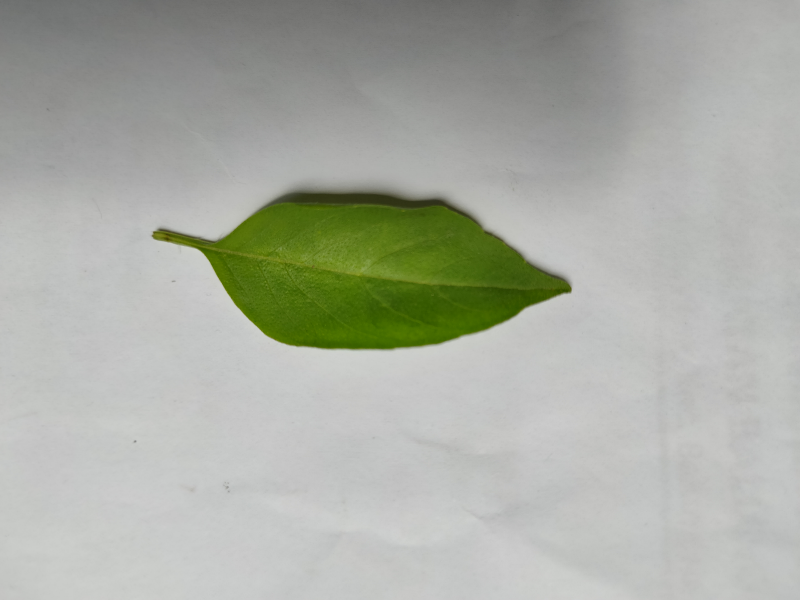
#> input picture Kemangi/1.jpg, 1600 x 1200 px (shown at 1/2 size); its folder holds only this picture in this run
$ python opencv.py
#> lines starting #> are read from the running program, lines starting #| are printed output that depends on the picture; after the words box and inside, x2 and y2 are one past the last pixel; in counts of white or black regions, pixels touching at a corner belong together
import cv2 as cv
# [48 lines of commented-out code are left out]
import glob
import numpy as np
imdir = 'dataset/Kemangi/'
ext = ['png','jpg','gif'] #add image formats
files = []
[files.extend(glob.glob(imdir + '*.'+e)) for e in ext]
images = [cv.imread(file) for file in files]
#> images = 1 item
#adjust contrast
i = 1
for img in images :
    im_kon = cv.addWeighted(img,1.5,np.zeros(img.shape,img.dtype),0,-100)
    im_name = "dataset/kemangi_kontras/" + str(i) + ".png"
    cv.imwrite(im_name, im_kon)
    i+=1
#> this loop made 1 pass
#> (im_name, i) on pass 1: ('dataset/kemangi_kontras/1.png', 2)
#> pass 1, `im_kon = cv.addWeighted(img,1.5,np.zeros(img.shape,img.dtype),0,-100)`:
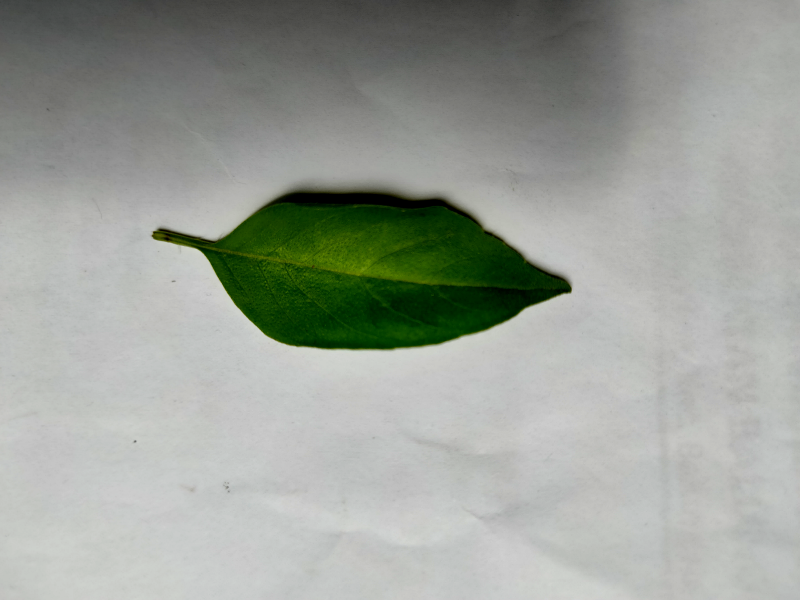
#> im_kon: shape (1200, 1600, 3) (shown at 1/2 size); mean B, G, R 152.4, 159.8, 155
#> after the loop, i = 2
################################################################# beruntun  Greyscale
import glob
imdir = 'dataset/Kemangi/'
ext = ['png','jpg','gif'] #add image formats
files = []
[files.extend(glob.glob(imdir + '*.'+e)) for e in ext]
images = [cv.imread(file) for file in files]
#adjust contrast
i = 1
for img in images :
    im_gray = cv.cvtColor(img, cv.COLOR_BGR2GRAY)
    im_name1 = "dataset/kemangi_grey/" + str(i) + ".png"
    cv.imwrite(im_name1, im_gray)
    i+=1
#> this loop made 1 pass
#> pass 1, `im_gray = cv.cvtColor(img, cv.COLOR_BGR2GRAY)`:
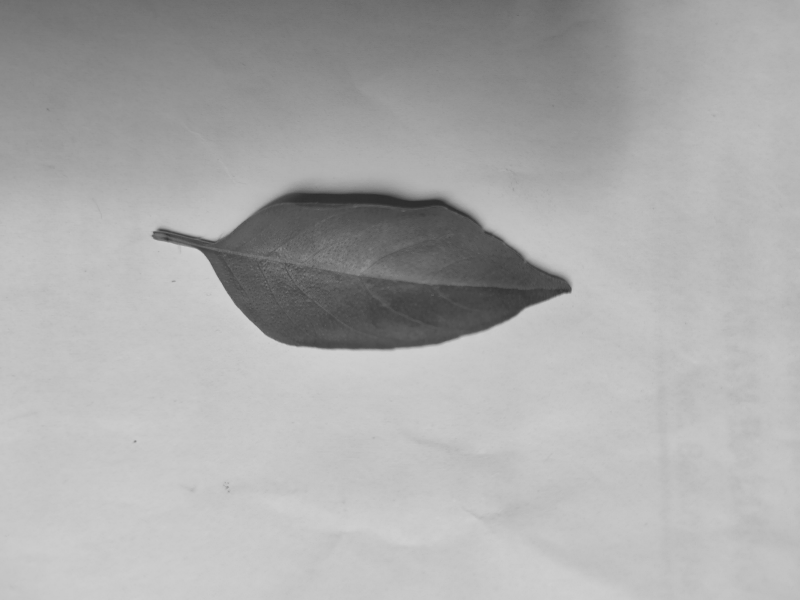
#> im_gray: shape (1200, 1600) (shown at 1/2 size); min 42, max 212, mean 171.1
#> after the loop, i = 2
################################################################# beruntun edge
import glob
imdir = 'dataset/Kemangi/'
ext = ['png','jpg','gif'] #add image formats
files = []
[files.extend(glob.glob(imdir + '*.'+e)) for e in ext]
images = [cv.imread(file) for file in files]
#adjust contrast
i = 1
for img in images :
    im_edges = cv.Canny(img,100,200)
    im_name2 = "dataset/kemangi_edge/" + str(i) + ".png"
    cv.imwrite(im_name2, im_edges)
    i+=1
#> this loop made 1 pass
#> pass 1, `im_edges = cv.Canny(img,100,200)`:
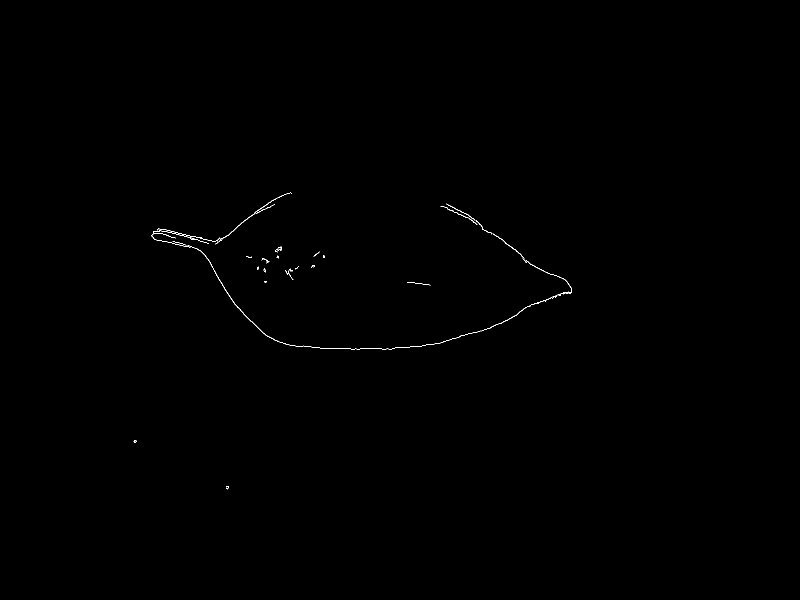
#> im_edges: shape (1200, 1600) (shown at 1/2 size); 0.14% white in thin lines or dots, all inside (x1, y1, x2, y2) = (267, 385, 1144, 979)
#> after the loop, i = 2

$ run again, on Kemangi/14.jpg
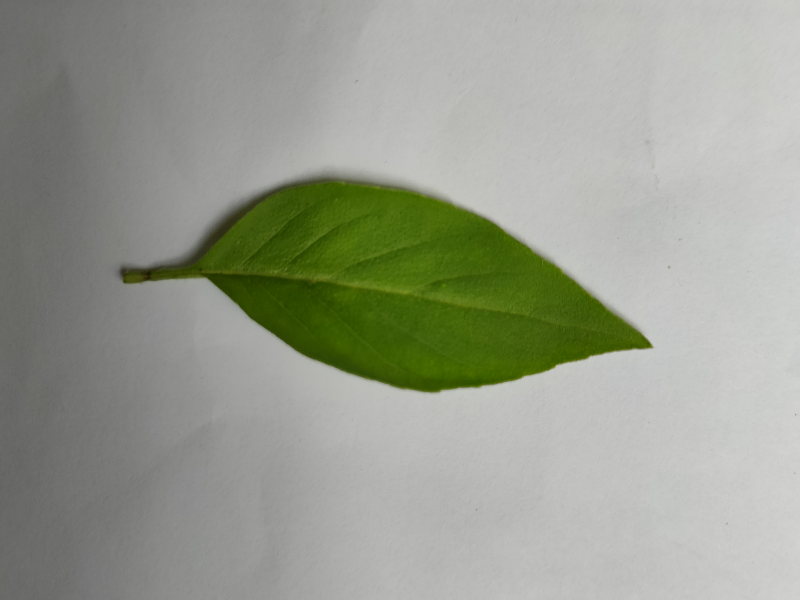
#> input picture Kemangi/14.jpg, 1600 x 1200 px (shown at 1/2 size)
#> images = 1 item
#> the loop `for img in images :` made 1 pass
#> (im_name, i) on pass 1: ('dataset/kemangi_kontras/1.png', 2)
#> pass 1, `im_kon = cv.addWeighted(img,1.5,np.zeros(img.shape,img.dtype),0,-100)`:
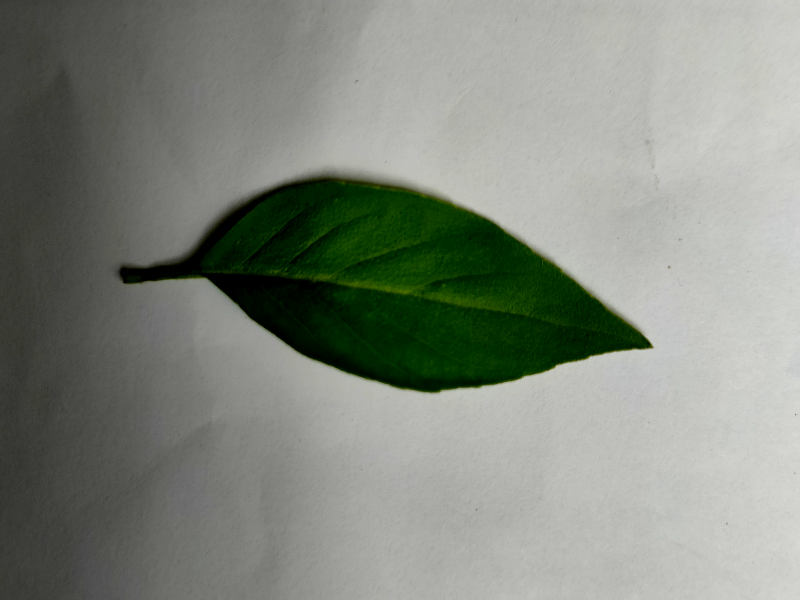
#> im_kon: shape (1200, 1600, 3) (shown at 1/2 size); mean B, G, R 127.5, 135.8, 131
#> after the loop `for img in images :`: i = 2
#> the loop `for img in images :` made 1 pass
#> the loop `for img in images :` made 1 pass
#> pass 1, `im_edges = cv.Canny(img,100,200)`:
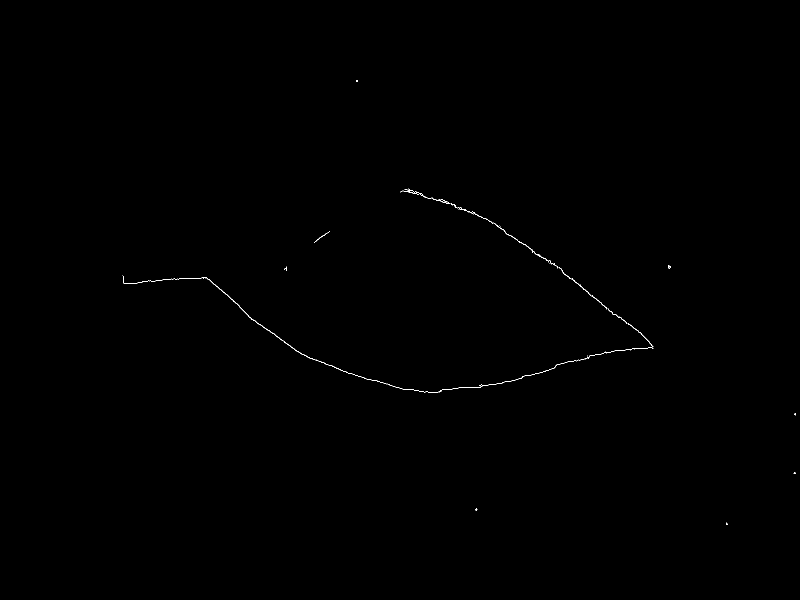
#> im_edges: shape (1200, 1600) (shown at 1/2 size); 0.12% white in thin lines or dots, all inside (x1, y1, x2, y2) = (245, 160, 1592, 1050)

$ run again, on Kemangi/15.jpg
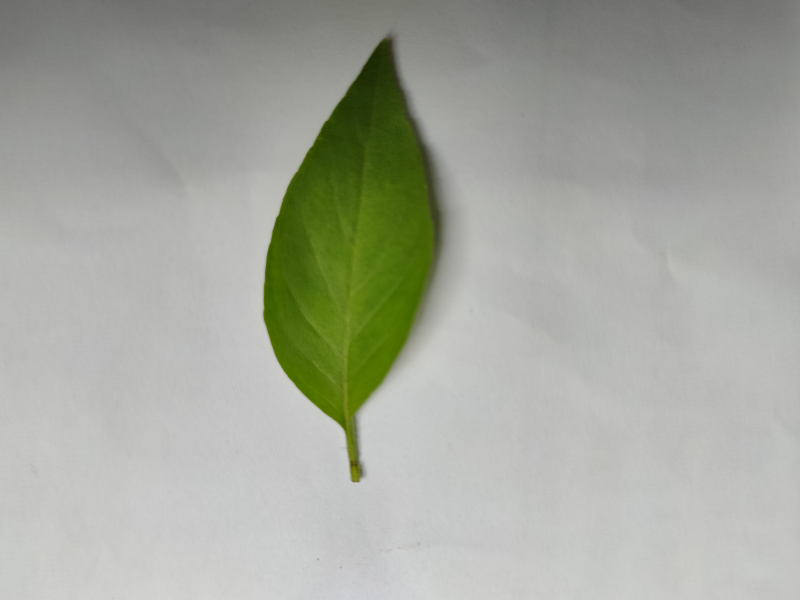
#> input picture Kemangi/15.jpg, 1600 x 1200 px (shown at 1/2 size)
#> images = 1 item
#> the loop `for img in images :` made 1 pass
#> (im_name, i) on pass 1: ('dataset/kemangi_kontras/1.png', 2)
#> pass 1, `im_kon = cv.addWeighted(img,1.5,np.zeros(img.shape,img.dtype),0,-100)`:
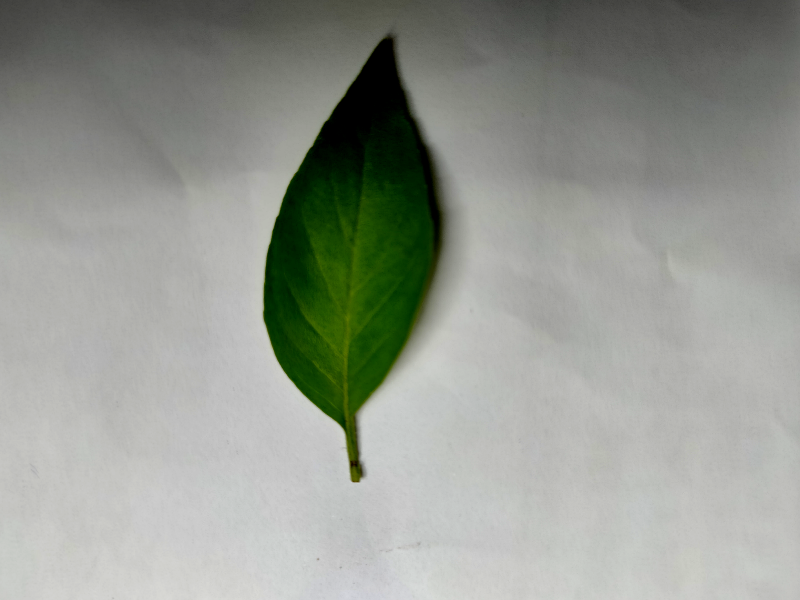
#> im_kon: shape (1200, 1600, 3) (shown at 1/2 size); mean B, G, R 144.5, 152.3, 148.4
#> after the loop `for img in images :`: i = 2
#> the loop `for img in images :` made 1 pass
#> the loop `for img in images :` made 1 pass
#> pass 1, `im_edges = cv.Canny(img,100,200)`:
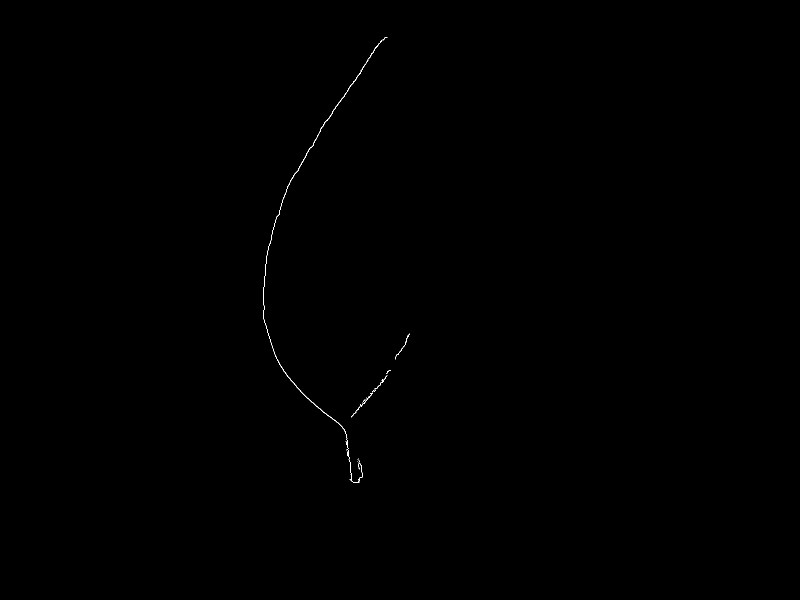
#> im_edges: shape (1200, 1600) (shown at 1/2 size); 0.08% white in thin lines or dots, all inside (x1, y1, x2, y2) = (526, 75, 820, 965)

$ run again, on Kemangi/16.jpg
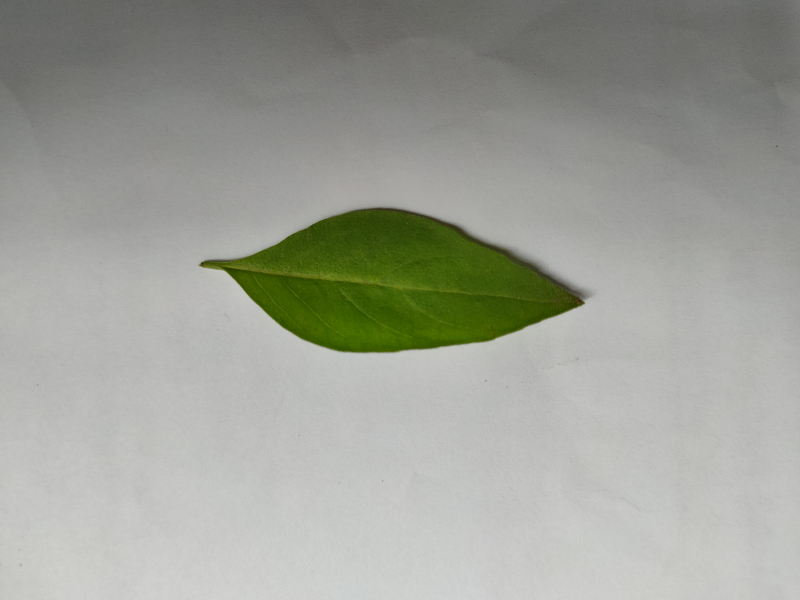
#> input picture Kemangi/16.jpg, 1600 x 1200 px (shown at 1/2 size)
#> images = 1 item
#> the loop `for img in images :` made 1 pass
#> (im_name, i) on pass 1: ('dataset/kemangi_kontras/1.png', 2)
#> pass 1, `im_kon = cv.addWeighted(img,1.5,np.zeros(img.shape,img.dtype),0,-100)`:
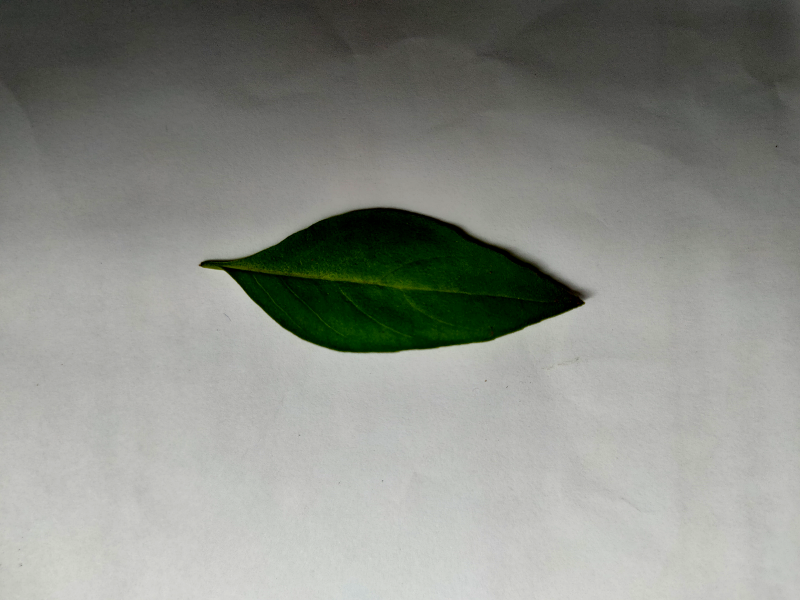
#> im_kon: shape (1200, 1600, 3) (shown at 1/2 size); mean B, G, R 134.5, 140.7, 138.1
#> after the loop `for img in images :`: i = 2
#> the loop `for img in images :` made 1 pass
#> the loop `for img in images :` made 1 pass
#> pass 1, `im_edges = cv.Canny(img,100,200)`:
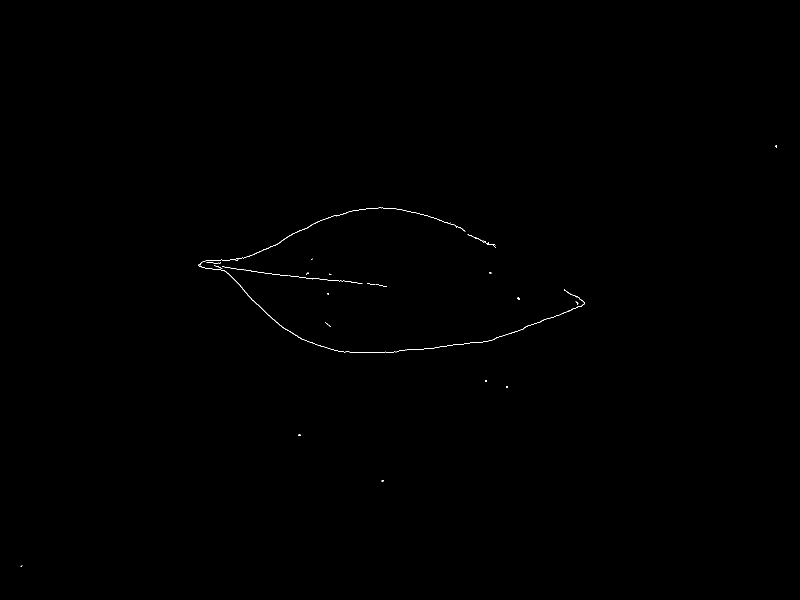
#> im_edges: shape (1200, 1600) (shown at 1/2 size); 0.12% white in thin lines or dots, all inside (x1, y1, x2, y2) = (41, 291, 1554, 1133)
